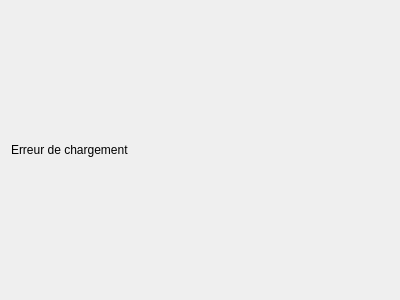
<?xml version="1.0" encoding="UTF-8"?>
<ui version="4.0">
 <class>viewPicture</class>
 <widget class="QWidget" name="viewPicture">
  <property name="geometry">
   <rect>
    <x>0</x>
    <y>0</y>
    <width>400</width>
    <height>300</height>
   </rect>
  </property>
  <property name="windowTitle">
   <string>Form</string>
  </property>
  <layout class="QVBoxLayout" name="verticalLayout">
   <item>
    <widget class="QLabel" name="Image">
     <property name="text">
      <string>Erreur de chargement</string>
     </property>
    </widget>
   </item>
  </layout>
 </widget>
 <resources/>
 <connections/>
</ui>
